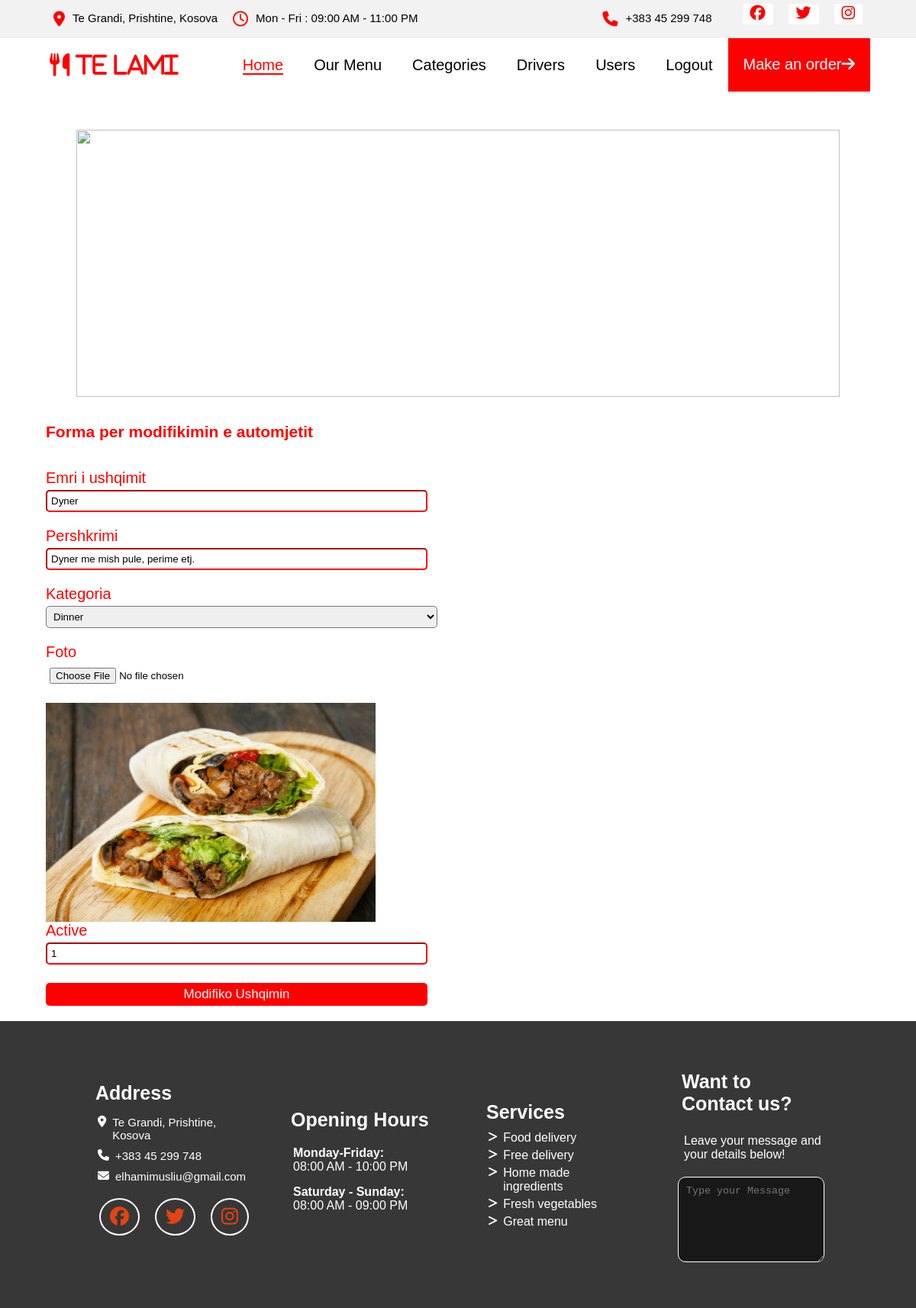
Page /CRUDS/modifiko_ushqim.php?ushid=2 (signed in) on the committed database.
### tables this page shows
CREATE TABLE `ushqimet` (
  `ushqimetID` int(11) NOT NULL,
  `emriUshqimit` varchar(100) NOT NULL,
  `pershkrimi` varchar(500) DEFAULT NULL,
  `foto` varchar(500) NOT NULL,
  `active` tinyint(4) NOT NULL,
  `kategoriaID` int(11) NOT NULL
);

### inc/functions.php (called while the page is built, shortened)
<?php
function merrUshqimID($ushqimetID){
    global $dbconn;
    $sql="SELECT u.ushqimetID,u.emriUshqimit, u.pershkrimi, u.foto, u.active, k.kategoriaID
        FROM ushqimet u INNER JOIN kategorite k on u.kategoriaID=k.kategoriaID
        WHERE u.ushqimetID=$ushqimetID";
    $res = mysqli_query($dbconn, $sql);
    return mysqli_fetch_assoc($res);
}
function merrkategorite()
{
    global $dbconn;
    $sql = "SELECT * FROM kategorite";
    return mysqli_query($dbconn, $sql);
}

### CRUDS/modifiko_ushqim.php (the view, shortened to what this page needs)
<head>
    <link rel="stylesheet" href="../css/style-table.css">
    <link rel="stylesheet" href="../css/style.css">
</head>
<?php
include "../inc/crudHeader.php";
if($_GET['ushid']){
    $ushqimetID=$_GET['ushid'];
    $ushqimi=merrUshqimID($ushqimetID);
    $emriUshqimit=$ushqimi['emriUshqimit'];
    $pershkrimi=$ushqimi['pershkrimi'];
    $foto=$ushqimi['foto'];
    $active=$ushqimi['active'];
}
?>
<section class="section-shto-modifiko container">
    <div class="image">
    <img src="https://caterease.com/wp-content/uploads/2019/01/Final-Background-For-Login.png" alt="">
    </div>
    <div class="forma">
        <br>
        <br>
        <h1>Forma per modifikimin e automjetit</h1>
        <br>
        <form method="post" enctype="multipart/form-data">
            <div class="inputAndLabels">
                <label for="emriUshqimit">Emri i ushqimit</label> <br>
                <input type="text" id="emriUshqimit" name="emriUshqimit"
                value="<?php if(!empty($emriUshqimit)) echo $emriUshqimit ?>">
            </div>
            <div class="inputAndLabels">
                <label for="pershkrimi">Pershkrimi</label> <br>
                <input type="text" id="pershkrimi" name="pershkrimi"
                value="<?php if(!empty($pershkrimi)) echo $pershkrimi ?>">
            </div>
            <div class="inputAndLabels">
                <label for="kategoria">Kategoria</label> <br>
                <select id="kategoria" name="kategoria">
                    <?php
                        $kategorite = merrkategorite();
                        while($kategoria = mysqli_fetch_assoc($kategorite)){
                            $id = $kategoria['kategoriaID'];
                            $katemri = $kategoria['llojiKategorise'];
                            if($kategoriaid != $id){
                                echo "<option value='$id'>$katemri</option>";
                            }
                        }
                    ?>
                </select>
            </div>
            <div class="inputAndLabels">
                <label for="foto">Foto</label> <br>
                <input type="file" id="foto" name="foto">
            </div>
            <img style="max-width:40%" src="../images/<?php if(!empty($foto)) echo $foto;?>">
            <div class="inputAndLabels">
                <label for="active">Active</label> <br>
                <input type="text" id="active" name="active"
                value="<?php if(!empty($active)) echo $active ?>">
            </div>
            <div class="inputAndLabels">
                <div class="butonat">
                    <?php
                        if(isset($_GET['ushid'])){
                            echo "<input id='modifikoUshqim' type='submit'
                            name='modifikoUshqim' class='shtoModifiko' value='Modifiko Ushqimin'>";
                        }
                    ?>
                </div>
            </div>
        </form>
    </div>
</section>
<?php
    include "../inc/footer.php";
?>

### css/style-table.css (style rules this page uses)
.forma { width: 100%; margin: 0 auto; }
.forma h1 { font-size: 21px; color: red; margin-bottom: 20px; }
.forma input, .forma textarea { width: 500px; padding: 5px; margin-top: 4px; border-radius: 5px; outline: none; border-color: red; }
.forma input, .forma textarea { caret-color: black; }
select { width: 513px; padding: 5px; margin-top: 4px; border-radius: 5px; outline: none; }
.forma label { color: red; font-size: 20px; }
.forma .inputAndLabels { margin-bottom: 20px; }
.shtoModifiko { text-decoration: none; border: none; padding: 10px; background: red; color: white; font-size: 17px; cursor: pointer; border-radius: 5px; transition: all 0.4s ease; }
.list-entity, .section-shto-modifiko { margin-top: 50px!important; margin: 10px auto; display: flex; flex-direction: column; justify-content: center; align-items: center; }
.image img { width: 1000px; height: 350px; object-fit: cover; }
.image { position: relative; z-index: 5; }
.shtoModifiko { text-decoration: none; border: none; padding: 10px; background:red; color: white; font-size: 17px; cursor: pointer; border-radius: 5px; transition: all 0.4s ease; }

### css/style.css (style rules this page uses)
* { margin: 0; padding: 0; }
body { font-size: 15px; font-family: 'Trebuchet MS', 'Lucida Sans Unicode', 'Lucida Grande', 'Lucida Sans', Arial, sans-serif; margin: 0; padding: 0; }
.container { width: 90%; margin: 0 auto; }

### rows in the picture
ushqimet: emriUshqimit "Dyner", pershkrimi "Dyner me mish pule, perime etj.", foto (picture), active "1"

### other values in the picture
form field kategoria "Dinner"
